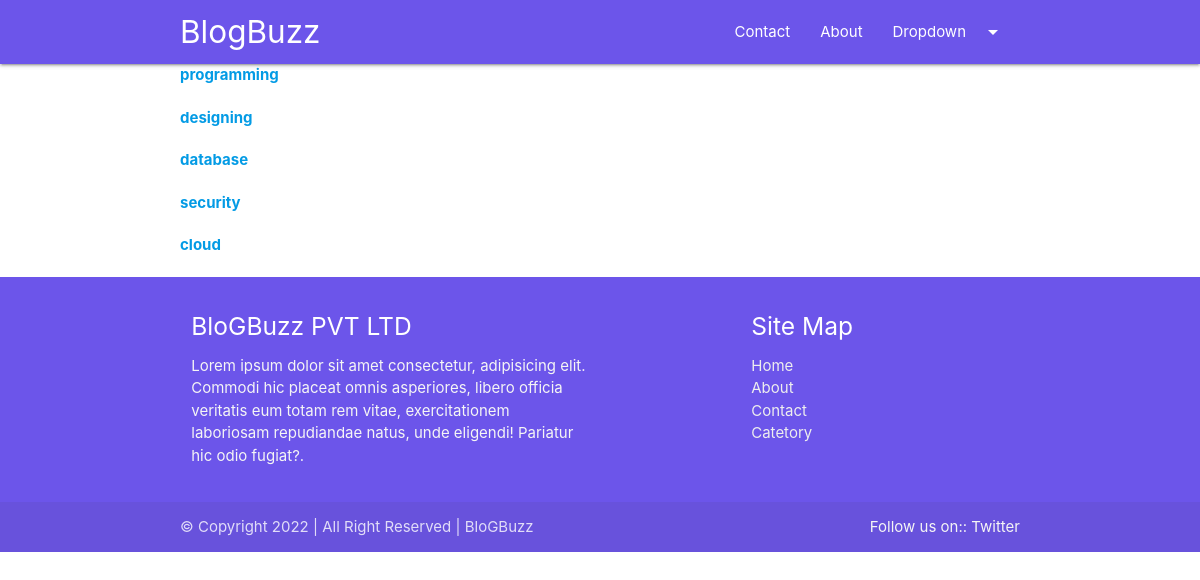
The page /category/ on the database its author committed.
### iblog/models.py (models this page shows, shortened)
class Category(models.Model):
    category_id=models.AutoField(primary_key=True)
    category_title=models.CharField(max_length=50)
    description=models.TextField()
    url=models.CharField(max_length=100)
    image=models.ImageField(upload_to='media/category')
    add_date=models.DateTimeField(auto_now_add=True, null=True)

### iblog/views.py (the view)
# urls.py: path('category/', views.Cat),
def Cat(request,):
    cat=Category.objects.all()
    return render(request, 'category.html', {'cat':cat})

### template/category.html (shortened to what this page needs)
{% extends "base.html" %}
{% block body %}
<div class="container">
    {% for c in cat %}
    <div class="row">
        <a href="{{c.url}}"><b>{{c.category_title}}</b></a>
    </div>
    {% endfor %}
</div>
{% endblock body %}

### rows shown on the page
Category: category_title "programming"
Category: category_title "designing"
Category: category_title "database"
Category: category_title "security"
Category: category_title "cloud"
